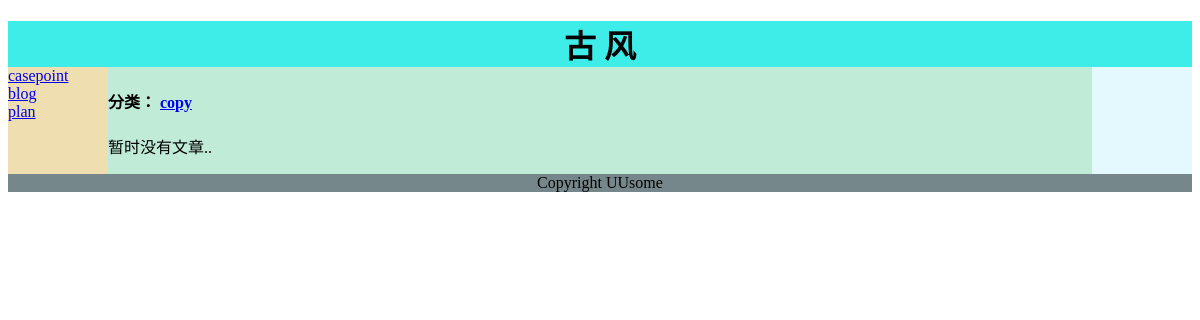
Page /blogcategory/copy/ on the earlier database version.
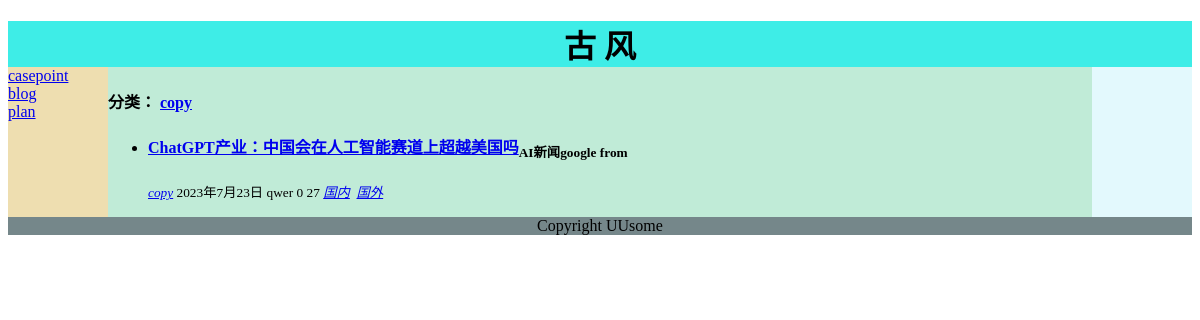
Same page on the later database version.
### apps/blog/models.py (models this page shows, shortened)
class Category(models.Model):
    name = models.CharField('文章类型', max_length=30)
    created_time = models.DateTimeField('创建时间', auto_now=True)
    class Meta:
        ordering = ['name']
        verbose_name = "文章类型"
        verbose_name_plural = verbose_name
    def __str__(self):
        return self.name

class Article(models.Model):
    title = models.CharField(max_length=200)  # 博客标题
    category = models.ForeignKey('Category', verbose_name='文章类型', on_delete=models.CASCADE)
    date_time = models.DateField(auto_now_add=True)  # 博客日期
    content = models.TextField(blank=True, null=True)  # 文章正文
    digest = models.TextField(blank=True, null=True)  # 文章摘要
    author = models.CharField(max_length=64, verbose_name='作者')
    view = models.BigIntegerField(default=0)  # 阅读数
    comment = models.BigIntegerField(default=0)  # 评论数
    picture = models.CharField(max_length=200)  # 标题图片地址
    tag = models.ManyToManyField(Tag)  # 标签
    class Meta:  # 按时间降序
        ordering = ['-date_time']

class Tag(models.Model):
    tag_name = models.CharField('标签名称', max_length=30)

### apps/blog/views.py (the view)
# urls.py: path('blogcategory/<str:name>/', views.category, name='blogcategory'),
def category(request, name):
    _blog_list = Article.objects.filter(category__name=name)
    context = {}
    context['blog_list'] = _blog_list
    context['category'] = name
    return render(request, 'blog/category.html', context)

### templates/blog/category.html
{% extends "base-left.html" %}
{% load static %}
{% block content %}
    <section class="mysection">
        <h4 class="index-title">
        <span > 分类：</span> <a href="{% url "blogcategory" name=category %}">{{ category }}</a>
        </h4>
        {% if blog_list %}
            {% include "blog/_blog_list.html" with blogs=blog_list %}
        {% else %}
            <p>暂时没有文章..</p>
        {% endif %}
    </section>
{% endblock %}

### templates/blog/_blog_list.html (shortened to what this page needs)
<div class="arclist">
    <ul>
        {% for blog in blog_list %}
            {% if id %}
                <li id="{{ id }}">
                    {% else %}
                <li {% if blog.view > 1000 %} id="tuijian" {% elif article.view > 500 %} id="Hot" {% endif %}>
            {% endif %}
        <div class="arc-right">
            <h4 class="blue-text"><a href="{% url "blogdetail" blog.id %}" title="{{ blog.title }}">{{ blog.title }}</a><sub>{{ blog.digest }}</sub></h4>
			<small>
				<em>
					<a href="{% url "blogcategory" blog.category %}" title="查看分类">{{ blog.category }}</a>
				</em>
                <a title="发布于 {{ blog.date_time }}  "> {{ blog.date_time }}</a>
                <a title="作者： {{ blog.author }}">{{ blog.author }}</a>
                <a title="已有 {{ blog.comment }} 条评论">{{ blog.comment }}</a>
                <a title="已有 {{ blog.view }} 次浏览">{{ blog.view }}</a>
				<em>
					{% for tag in blog.tag.values %}
						<a title="标签: {{ tag.tag_name }}" href="{% url "blogtag" tag.tag_name %}">{{ tag.tag_name }}</a>&nbsp;
					{% endfor %}
                </em>
           </small>
        </div>
        {% endfor %}
    </ul>
</div>

Differences in the rows shown:
added Category: name "copy"
now on this page (row edited): Article: title "ChatGPT产业：中国会在人工智能赛道上超越美国吗", digest "AI新闻google from", category "copy", date_time "2023年7月23日", author "qwer", comment "0", view "27"
added Tag: tag_name "国内"
added Tag: tag_name "国外"
Other differences:
{{ category }}: "copy" → (not shown)
text no longer shown: "暂时没有文章.."
